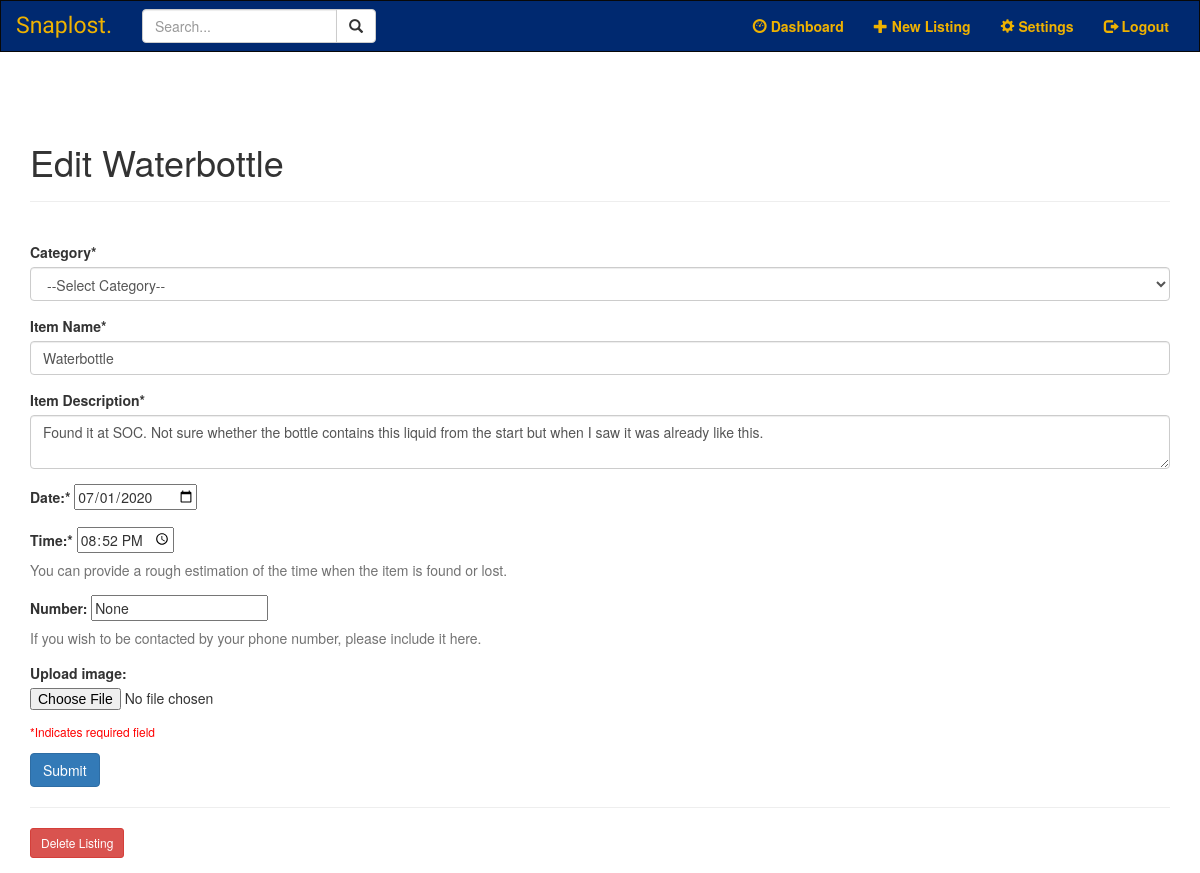
/3/edit (signed in), run on the app's committed database.
### models.py (models this page shows, shortened)
class SearchableMixin(object):
	@classmethod
	def reindex(cls):
		for obj in cls.query:
			add_to_index(cls.__tablename__, obj)

class Item(SearchableMixin, db.Model):
	__tablename__ = "item"
	__table_args__ = {'extend_existing': True}
	__searchable__ = ['item', 'description']
	id = db.Column(db.Integer, primary_key=True)
	category = db.Column(db.String(100), nullable=False)
	item = db.Column(db.String(100), nullable=False)
	description = db.Column(db.String(1000), nullable=False)
	occurdate = db.Column(db.Date)
	time = db.Column(db.Time)
	number = db.Column(db.String(100))
	photo = db.Column(db.String(100))
	user_id = db.Column(db.Integer, db.ForeignKey('user.id'))

### item.py (the view)
@item.route('/<int:item_id>/edit', methods=('GET','POST'))
@login_required
def edit(item_id):
    item = Item.query.filter_by(id=item_id).first()
    user = User.query.get(current_user.id)
    if request.method == 'POST':
        category = request.form.get('category')
        name = request.form['item']
        description = request.form['description']
        occurdate = request.form['occurdate']
        takentime = request.form['time']
        number = request.form['number']
        if not category:
            flash('Category of the listing is required!', 'warning')
            return render_template('edit.html', item=item)
        if not name:
            flash('Item name is required!', 'warning')
            return render_template('edit.html', item=item)
        if not description:
            flash('Item description is required!', 'warning')
            return render_template('edit.html', item=item)
        if not occurdate:
            flash('Date is required!', 'warning')
            return render_template('edit.html', item=item)
        if not takentime:
            flash('Time is required!'), 'warning'
            return render_template('edit.html', item=item)
        else:
            conDate = datetime.strptime(occurdate, '%Y-%m-%d')
            conTime = datetime.strptime(takentime, "%H:%M:%S").time()
            updated = Item.query.get(item_id)
            if (category != updated.category):
                updated.category = category
            if (name != updated.item):
                updated.item = name
            if (description != updated.description):
                updated.description = description
            if (conDate != updated.occurdate):
                updated.occurdate = conDate
            if (conTime != updated.time):
                updated.time = conTime
            if (number != updated.number):
                updated.number = number
            db.session.commit()
            flash('"{}" is successfully edited!'.format(name), 'info')
            return redirect(url_for('main.home'))
    else:
        return render_template('edit.html', item=item)

### forms.py
class SearchForm(FlaskForm):
    q = StringField('Search...', validators=[DataRequired()])
    def __init__(self, *args, **kwargs):
        if 'formdata' not in kwargs:
            kwargs['formdata'] = request.args
        if 'csrf_enabled' not in kwargs:
            kwargs['csrf_enabled'] = False
        super(SearchForm, self).__init__(*args, **kwargs)

### __init__.py (called while the page is built)
def create_app():
    app = Flask(__name__)
    app.config.from_object(Config)
    mail = Mail(app)
    db.init_app(app)
    migrate = Migrate(app, db, render_as_batch=True)
    app.elasticsearch = Elasticsearch("http://localhost:9200")
    login_manager = LoginManager()
    login_manager.login_view = 'auth.login'
    login_manager.login_message_category = 'danger'
    login_manager.init_app(app)
    from .models import User, Item
    @login_manager.user_loader # A user loader tells Flask-Login how to find a specifc user from the ID
    def load_user(user_id):
        return User.query.get(int(user_id))
    from .auth import auth as auth_blueprint
    app.register_blueprint(auth_blueprint)
    from .main import main as main_blueprint
    app.register_blueprint(main_blueprint)
    from .item import item as item_blueprint
    app.register_blueprint(item_blueprint)
    return app

### main.py (called while the page is built)
@main.before_app_request
def before_request():
	g.search_form = SearchForm()
	Item.reindex()

### search.py (called while the page is built)
def add_to_index(index, model):
	if not current_app.elasticsearch:
		return
	payload = {}
	for field in model.__searchable__:
		payload[field] = getattr(model, field) #equivalent to model.field
	current_app.elasticsearch.index(index=index, id=model.id, body=payload)

### templates/edit.html (shortened to what this page needs)
{% extends 'base.html' %}
{% block content %}
<div class='page-header'>
<h1> {% block title %} Edit {{ item['item'] }} {% endblock %} </h1>
</div>
<br>
<form method='post'>
    <div class="form-group">
        <label for="category"> Category* </label>
        <select class="form-control" id="category" name="category">
            <option value="" selected disabled hidden>--Select Category--</option>
        </select>
    </div>
    <div class="form-group">
        <label for="item"> Item Name* </label>
        <input type="text" name="item"
               placeholder="Name the item" class="form-control"
               value="{{ request.form['item'] or item['item'] }}"> </input>
    </div>
    <div class="form-group">
        <div class="form-group">
            <label for="description">Item Description*</label>
            <textarea name="description" placeholder="Description"
                                     class="form-control">{{ request.form['content'] or item['description'] }}</textarea>
    </div>
    <div class="form-group">
        <label for="occurdate"> Date:* </label>
        <input type="date" id ="occurdate" name="occurdate" value="{{ request.form['occurdate'] or item['occurdate'] }}">
    </div>
    <div class="form-group">
        <label for="time"> Time:* </label>
        <input type="time" id="time" name="time" value="{{ request.form['time'] or item['time'] }}">
        <span class="help-block">You can provide a rough estimation of the time when the item is found or lost.</span>
    </div>
    <div class="form-group">
        <label for="number"> Number: </label>
        <input type="text" id ="number" name="number" value="{{ request.form['number'] or item['number'] }}">
        <span class="help-block">If you wish to be contacted by your phone number, please include it here.</span>
    </div>
    <div class="form-group" action="/action_page.php">
        <label for="photo">Upload image: </label>
        <input type="file" id="photo" name="photo" accept="image/*" value="{{ request.form['photo'] or item['photo'] }}">
    </div>
    <div class="form-group">
        <h6 style="color:red"> *Indicates required field </h6>
    </div>
    <div class="form-group">
        <button type="submit" class="btn btn-primary">Submit</button>
    </div>
</form>
<hr>
<form action="{{ url_for('item.delete', item_id=item['id']) }}" method="POST">
    <input type="submit" value="Delete Listing"
                         class="btn btn-danger btn-sm"
                         onclick="return confirm('Are you sure you want to delete this post?')">
</form>
{% endblock %}

### data on the page
Item: item "Waterbottle", description "Found it at SOC. Not sure whether the bottle contains this liquid from the start but when I saw it was already like this.", occurdate "07/01/2020", time "20:52:00", number "None"
